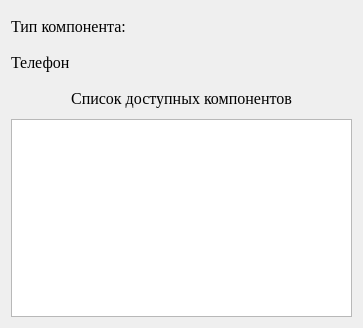
<?xml version="1.0" encoding="UTF-8"?>
<ui version="4.0">
 <class>Avaible_components</class>
 <widget class="QWidget" name="Avaible_components">
  <property name="geometry">
   <rect>
    <x>0</x>
    <y>0</y>
    <width>363</width>
    <height>328</height>
   </rect>
  </property>
  <property name="windowTitle">
   <string>Form</string>
  </property>
  <layout class="QVBoxLayout" name="verticalLayout_2">
   <item>
    <layout class="QVBoxLayout" name="verticalLayout">
     <item>
      <widget class="QLabel" name="component_type">
       <property name="minimumSize">
        <size>
         <width>0</width>
         <height>30</height>
        </size>
       </property>
       <property name="maximumSize">
        <size>
         <width>16777215</width>
         <height>30</height>
        </size>
       </property>
       <property name="font">
        <font>
         <family>Times New Roman</family>
         <pointsize>12</pointsize>
        </font>
       </property>
       <property name="text">
        <string>Тип компонента:</string>
       </property>
      </widget>
     </item>
     <item>
      <widget class="QLabel" name="device">
       <property name="minimumSize">
        <size>
         <width>0</width>
         <height>30</height>
        </size>
       </property>
       <property name="maximumSize">
        <size>
         <width>16777215</width>
         <height>30</height>
        </size>
       </property>
       <property name="font">
        <font>
         <family>Times New Roman</family>
         <pointsize>12</pointsize>
        </font>
       </property>
       <property name="text">
        <string>Телефон</string>
       </property>
      </widget>
     </item>
     <item>
      <widget class="QLabel" name="label">
       <property name="minimumSize">
        <size>
         <width>0</width>
         <height>30</height>
        </size>
       </property>
       <property name="maximumSize">
        <size>
         <width>16777215</width>
         <height>30</height>
        </size>
       </property>
       <property name="font">
        <font>
         <family>Times New Roman</family>
         <pointsize>12</pointsize>
        </font>
       </property>
       <property name="text">
        <string>Список доступных компонентов</string>
       </property>
       <property name="alignment">
        <set>Qt::AlignCenter</set>
       </property>
      </widget>
     </item>
     <item>
      <widget class="QListWidget" name="list_avaible_components">
       <property name="font">
        <font>
         <family>Times New Roman</family>
         <pointsize>12</pointsize>
        </font>
       </property>
      </widget>
     </item>
    </layout>
   </item>
  </layout>
 </widget>
 <resources/>
 <connections/>
</ui>
